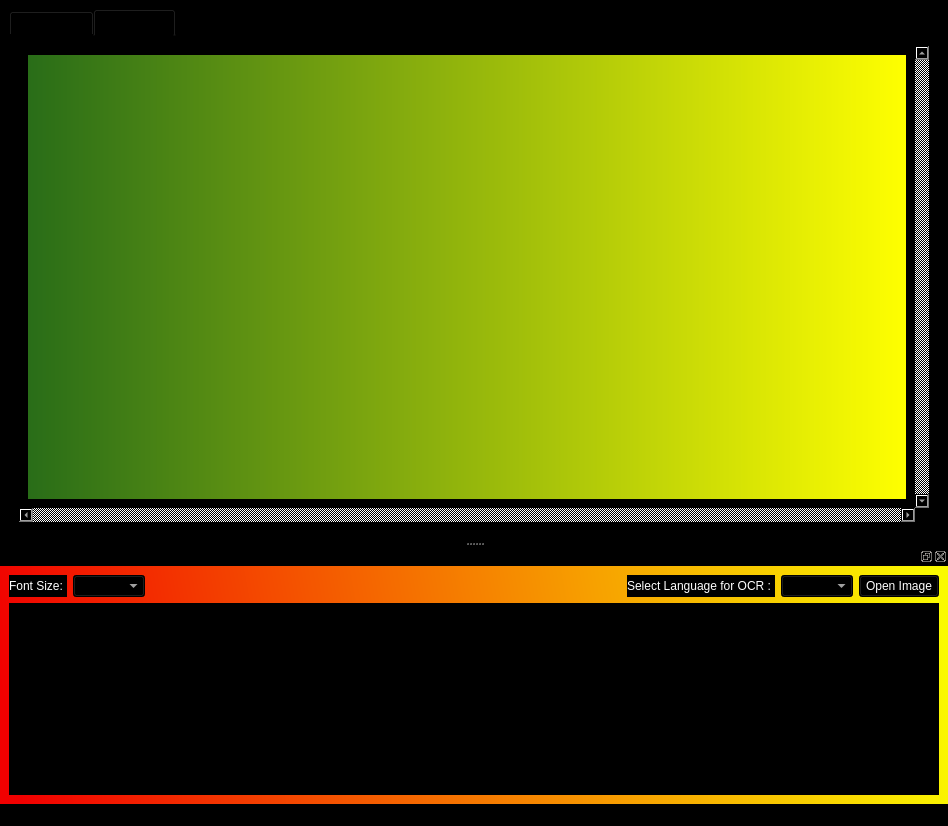
<?xml version="1.0" encoding="UTF-8"?>
<ui version="4.0">
 <class>MainWindow</class>
 <widget class="QMainWindow" name="MainWindow">
  <property name="geometry">
   <rect>
    <x>0</x>
    <y>0</y>
    <width>948</width>
    <height>826</height>
   </rect>
  </property>
  <property name="windowTitle">
   <string>NOTEEDOM</string>
  </property>
  <property name="styleSheet">
   <string notr="true">background-color: rgb(0, 0, 0);</string>
  </property>
  <widget class="QWidget" name="centralwidget">
   <layout class="QHBoxLayout" name="horizontalLayout_3">
    <item>
     <widget class="QTabWidget" name="tabWidget">
      <property name="font">
       <font>
        <family>Times New Roman</family>
        <pointsize>10</pointsize>
        <weight>50</weight>
        <italic>false</italic>
        <bold>false</bold>
       </font>
      </property>
      <property name="styleSheet">
       <string notr="true">border-color: rgb(0, 0, 0);
font: 10pt &quot;Times New Roman&quot;;
color: rgb(0, 0, 0);
</string>
      </property>
      <property name="currentIndex">
       <number>1</number>
      </property>
      <widget class="QWidget" name="tab_ocr">
       <attribute name="title">
        <string>     OCR     </string>
       </attribute>
       <layout class="QGridLayout" name="gridLayout">
        <item row="0" column="0">
         <widget class="QScrollArea" name="scrollArea">
          <property name="enabled">
           <bool>true</bool>
          </property>
          <property name="styleSheet">
           <string notr="true">color: rgb(255, 255, 255);</string>
          </property>
          <property name="verticalScrollBarPolicy">
           <enum>Qt::ScrollBarAlwaysOn</enum>
          </property>
          <property name="horizontalScrollBarPolicy">
           <enum>Qt::ScrollBarAlwaysOn</enum>
          </property>
          <property name="sizeAdjustPolicy">
           <enum>QAbstractScrollArea::AdjustIgnored</enum>
          </property>
          <property name="widgetResizable">
           <bool>true</bool>
          </property>
          <widget class="QWidget" name="scrollAreaWidgetContents">
           <property name="geometry">
            <rect>
             <x>0</x>
             <y>0</y>
             <width>891</width>
             <height>450</height>
            </rect>
           </property>
           <layout class="QGridLayout" name="gridLayout_3">
            <item row="0" column="0">
             <widget class="QLabel" name="label_ocr">
              <property name="styleSheet">
               <string notr="true">background-color: rgb(255, 0, 0);</string>
              </property>
              <property name="text">
               <string/>
              </property>
              <property name="alignment">
               <set>Qt::AlignLeading|Qt::AlignLeft|Qt::AlignTop</set>
              </property>
             </widget>
            </item>
           </layout>
          </widget>
         </widget>
        </item>
       </layout>
      </widget>
      <widget class="QWidget" name="tab_htr">
       <attribute name="title">
        <string>     HTR     </string>
       </attribute>
       <layout class="QGridLayout" name="gridLayout_5">
        <item row="0" column="0">
         <widget class="QScrollArea" name="scrollArea_2">
          <property name="enabled">
           <bool>true</bool>
          </property>
          <property name="sizePolicy">
           <sizepolicy hsizetype="Expanding" vsizetype="Expanding">
            <horstretch>0</horstretch>
            <verstretch>0</verstretch>
           </sizepolicy>
          </property>
          <property name="styleSheet">
           <string notr="true">color: rgb(255, 255, 255);</string>
          </property>
          <property name="verticalScrollBarPolicy">
           <enum>Qt::ScrollBarAlwaysOn</enum>
          </property>
          <property name="horizontalScrollBarPolicy">
           <enum>Qt::ScrollBarAlwaysOn</enum>
          </property>
          <property name="sizeAdjustPolicy">
           <enum>QAbstractScrollArea::AdjustIgnored</enum>
          </property>
          <property name="widgetResizable">
           <bool>true</bool>
          </property>
          <widget class="QWidget" name="scrollAreaWidgetContents_2">
           <property name="geometry">
            <rect>
             <x>0</x>
             <y>0</y>
             <width>891</width>
             <height>450</height>
            </rect>
           </property>
           <layout class="QGridLayout" name="gridLayout_4">
            <item row="0" column="0">
             <widget class="QLabel" name="label_htr">
              <property name="sizePolicy">
               <sizepolicy hsizetype="Expanding" vsizetype="Expanding">
                <horstretch>0</horstretch>
                <verstretch>0</verstretch>
               </sizepolicy>
              </property>
              <property name="styleSheet">
               <string notr="true">background-color: qlineargradient(spread:pad, x1:0, y1:0.46, x2:1, y2:0.46, stop:0 rgba(41, 109, 24, 255), stop:1 rgba(255, 255, 0, 255));</string>
              </property>
              <property name="text">
               <string/>
              </property>
              <property name="alignment">
               <set>Qt::AlignLeading|Qt::AlignLeft|Qt::AlignTop</set>
              </property>
             </widget>
            </item>
           </layout>
          </widget>
         </widget>
        </item>
       </layout>
      </widget>
     </widget>
    </item>
   </layout>
  </widget>
  <widget class="QStatusBar" name="statusbar"/>
  <widget class="QDockWidget" name="dockWidget">
   <property name="styleSheet">
    <string notr="true">background-color: qlineargradient(spread:pad, x1:0, y1:0.494, x2:1, y2:0.448864, stop:0 rgba(241, 0, 0, 255), stop:1 rgba(250, 250, 0, 255));
font: 75 12pt &quot;Times New Roman&quot;;</string>
   </property>
   <attribute name="dockWidgetArea">
    <number>8</number>
   </attribute>
   <widget class="QWidget" name="dockWidgetContents_2">
    <layout class="QGridLayout" name="gridLayout_2">
     <item row="0" column="0">
      <layout class="QHBoxLayout" name="horizontalLayout">
       <item>
        <widget class="QLabel" name="label_3">
         <property name="styleSheet">
          <string notr="true">color: rgb(255, 255, 255);
background-color: rgb(0, 0, 0);</string>
         </property>
         <property name="text">
          <string>Font Size: </string>
         </property>
        </widget>
       </item>
       <item>
        <widget class="QComboBox" name="comboBox_font">
         <property name="styleSheet">
          <string notr="true">background-color: rgb(0, 0, 0);
color: rgb(255, 255, 255);</string>
         </property>
        </widget>
       </item>
       <item>
        <spacer name="horizontalSpacer">
         <property name="orientation">
          <enum>Qt::Horizontal</enum>
         </property>
         <property name="sizeHint" stdset="0">
          <size>
           <width>40</width>
           <height>20</height>
          </size>
         </property>
        </spacer>
       </item>
       <item>
        <spacer name="horizontalSpacer_2">
         <property name="orientation">
          <enum>Qt::Horizontal</enum>
         </property>
         <property name="sizeHint" stdset="0">
          <size>
           <width>40</width>
           <height>20</height>
          </size>
         </property>
        </spacer>
       </item>
       <item>
        <widget class="QLabel" name="label">
         <property name="styleSheet">
          <string notr="true">background-color: rgb(0, 0, 0);
color: rgb(255, 255, 255);</string>
         </property>
         <property name="text">
          <string>Select Language for OCR : </string>
         </property>
        </widget>
       </item>
       <item>
        <widget class="QComboBox" name="comboBox_lang">
         <property name="styleSheet">
          <string notr="true">color: rgb(255, 255, 255);
background-color: rgb(0, 0, 0);</string>
         </property>
        </widget>
       </item>
       <item>
        <widget class="QPushButton" name="pushButton_open">
         <property name="styleSheet">
          <string notr="true">color: rgb(255, 255, 255);
background-color: rgb(0, 0, 0);</string>
         </property>
         <property name="text">
          <string>Open Image</string>
         </property>
        </widget>
       </item>
      </layout>
     </item>
     <item row="2" column="0">
      <widget class="QTextEdit" name="textEdit">
       <property name="styleSheet">
        <string notr="true">background-color: rgb(0, 0, 0);
font: 14pt &quot;Times New Roman&quot;;
color: rgb(255, 255, 255);</string>
       </property>
      </widget>
     </item>
    </layout>
   </widget>
  </widget>
  <zorder>dockWidget</zorder>
 </widget>
 <resources/>
 <connections/>
</ui>
